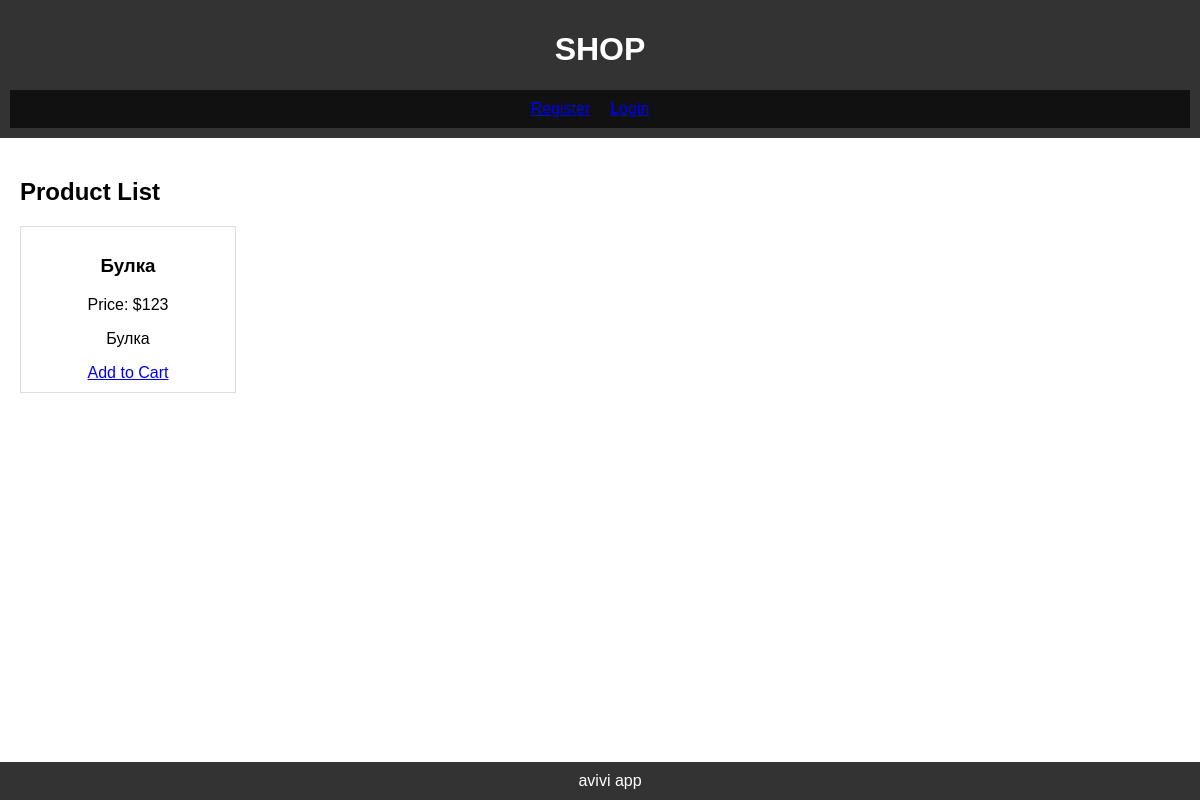
Before: /products/ with the older database file.
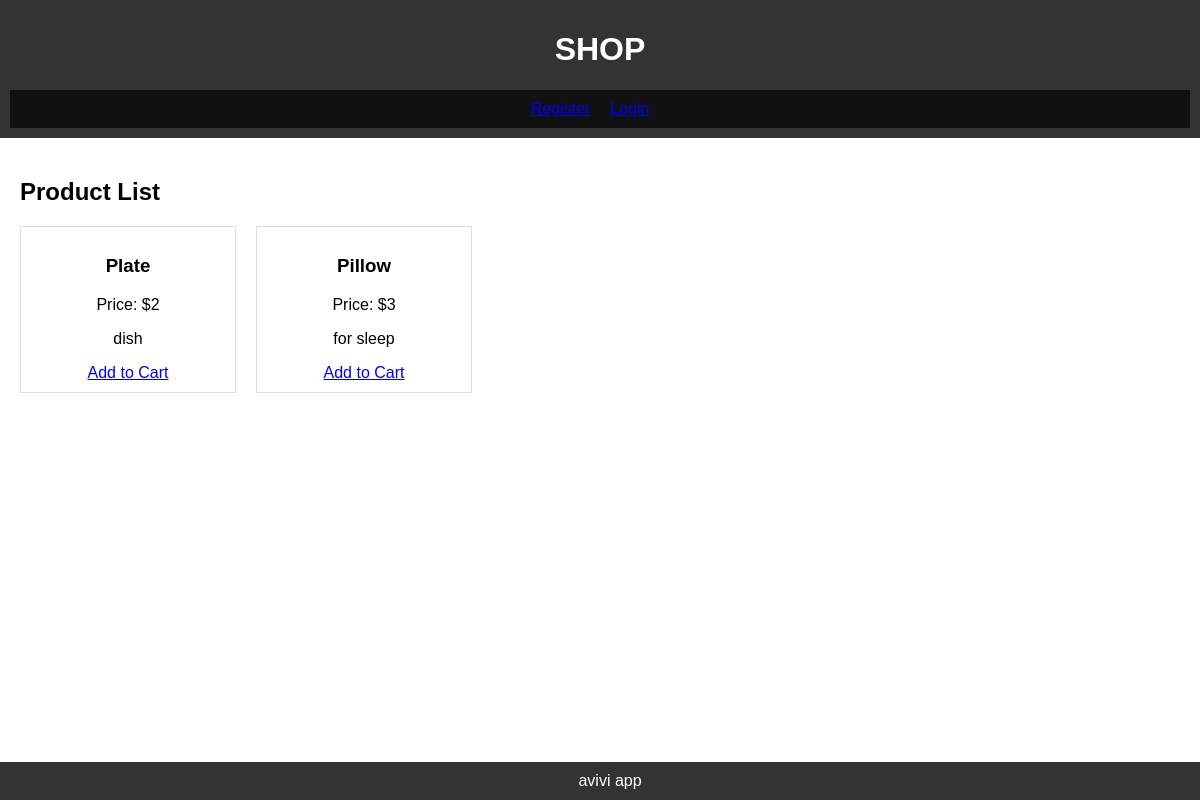
After: the same page with the newer database file.
### apps/website/models.py (models this page shows)
class Product(models.Model):
    user = models.ForeignKey(User, on_delete=models.CASCADE)
    name = models.CharField(max_length=255)
    price = models.IntegerField()
    description = models.CharField(max_length=255)

### apps/website/views.py (the view)
# urls.py: path('products/', product_list, name='product_list'),
def product_list(request):
    products = Product.objects.all()
    return render(request, 'product_list.html', {'products': products})

### apps/website/templates/product_list.html
{% extends 'base.html' %}
{% block content %}
  <h2>Product List</h2>
    <div class="product-grid">
        {% for product in products %}
            <div class="product-card">
                <h3>{{ product.name }}</h3>
                <p>Price: ${{ product.price }}</p>
                <p>{{ product.description }}</p>
                <a href="{% url 'create_order' product.id %}">Add to Cart</a>
            </div>
        {% endfor %}
    </div>
{% endblock %}

### apps/website/templates/base.html (shortened to what this page needs)
<!DOCTYPE html>
{% load static %}
<html lang="en">
<head>
    <link rel="stylesheet" type="text/css" href="{% static 'css/styles.css' %}">
</head>
<body>
    <header>
        <h1>{% block header %}SHOP{% endblock %}</h1>
        <nav>
            <ul>
                {% if not user.is_authenticated %}
                <li><a href="{% url 'register' %}">Register</a></li>
                <li><a href="{% url 'login' %}">Login</a></li>
                {% endif %}
            </ul>
        </nav>
    </header>
    <main>
        {% block content %}{% endblock %}
    </main>
    <footer>
        avivi app
    </footer>
</body>
</html>

### apps/website/static/css/styles.css (style rules this page uses)
body { font-family: 'Arial', sans-serif; margin: 0; padding: 0; display: flex; flex-direction: column; min-height: 100vh; }
header { background-color: #333; color: #fff; padding: 10px; text-align: center; }
nav { display: flex; justify-content: space-around; background-color: #111; padding: 10px; }
nav ul { list-style: none; margin: 0; padding: 0; display: flex; color: #ffffff; }
nav ul li { margin-right: 20px; color: #fff; }
main { flex: 1; padding: 20px; }
.product-grid { display: grid; grid-template-columns: repeat(auto-fill, minmax(200px, 1fr)); gap: 20px; }
.product-card { border: 1px solid #ddd; padding: 10px; text-align: center; }
footer { background-color: #333; color: #fff; text-align: center; padding: 10px; width: 100%; }

Changed rows visible on the page:
removed Product: name "Булка", price "123", description "Булка"
added Product: name "Plate", price "2", description "dish"
added Product: name "Pillow", price "3", description "for sleep"
